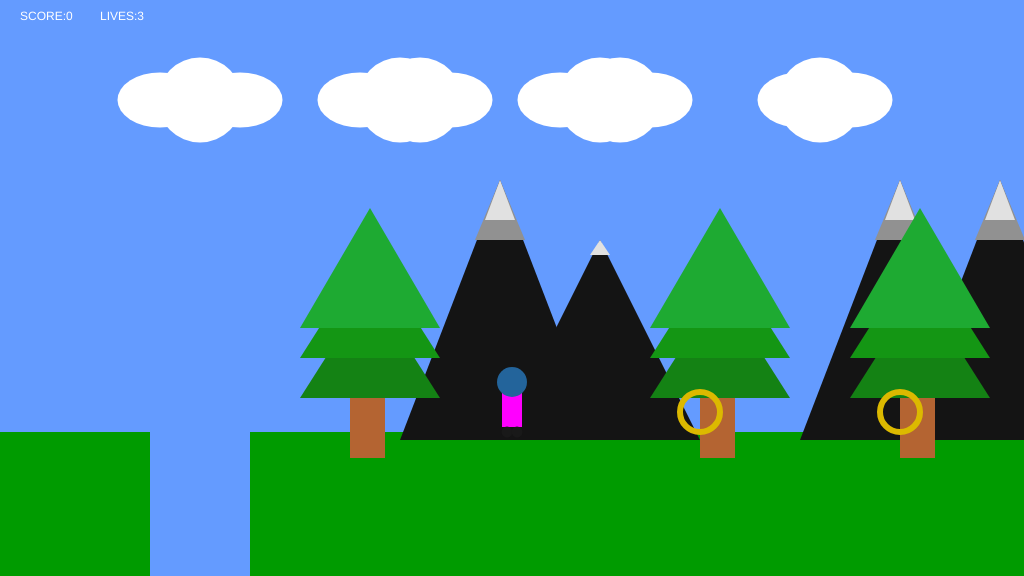
Frame 1 (no input)
Frame 60 (no input): identical to frame 1, image omitted
Frame 120 (the mouse pressed at the canvas centre since frame 60): identical to frame 1, image omitted

The p5.js sketch that drew this single still picture (run headless with seeded random() and noise() and a simulated clock; from frame 60 on, the mouse is pressed at the canvas centre):

// p5.js sketch
// ── sketch.js
/*

The Game Project 5 - Bring it all together

*/

var gameChar_x;
var gameChar_y;
var floorPos_y;
var scrollPos;
var gameChar_world_x;


var isLeft;
var isRight;
var isFalling;
var isPlummeting;
var cloud;
var mountains;
var treePos_x;
var treePos_y;
var canyon;
var collectables;
var game_score;
var flagpole;
var lives;

function setup()
{
	createCanvas(1024, 576);
	floorPos_y = height * 3/4;
	gameChar_x = width/2;
	gameChar_y = floorPos_y;
    treePos_y = height/2 + 100;
//    canyon = {x_pos: 150, y_pos: floorPos_y, width: 100};
//    collectables = {x_pos: 85, y_pos: floorPos_y, size: 15, isFound: false};

	// Variable to control the background scrolling.
	scrollPos = 0;

	// Variable to store the real position of the gameChar in the game
	// world. Needed for collision detection.
	gameChar_world_x = gameChar_x - scrollPos;
    

	// Boolean variables to control the movement of the game character.
	isLeft = false;
	isRight = false;
	isFalling = false;
	isPlummeting = false;

	// Initialise arrays of scenery objects.
    treePos_x = [900, 700, 350, 1150];
    collectables = [
         {x_pos: 700, y_pos: floorPos_y, size: 50, isFound: false},
         {x_pos: 900, y_pos: floorPos_y, size: 50, isFound: false},
         {x_pos: 1500, y_pos: floorPos_y, size: 50, isFound: false}
     ];
    mountains = [
        {x_pos: 400, y_pos: 200},
        {x_pos: 800, y_pos: 200},
        {x_pos: 900, y_pos: 200}
    ];
    
    cloud = [
        {x_pos: 200, y_pos: 100, width: 85}, 
        {x_pos: 400, y_pos: 100, width: 85}, 
        {x_pos: 600, y_pos: 100, width: 85}
    ];
    canyon = [
        {x_pos: 150, y_pos: floorPos_y, width: 100},
        {x_pos: 1300, y_pos: floorPos_y, width: 100},
        {x_pos: 1500, y_pos: floorPos_y, width: 100}
    ];
    game_score = 0;
    
    flagpole = {isReached: false, x_pos: 1700};
    
    lives = 3;
    
}

function draw()
{
	background(100, 155, 255); // fill the sky blue

	noStroke();
	fill(0,155,0);
	rect(0, floorPos_y, width, height/4); // draw some green ground
    push();
    translate(scrollPos,0);
   
	// Draw clouds.
      drawClouds();


	// Draw mountains.
    
    drawMountains();

	// Draw trees.
    drawTrees();
    

	// Draw canyons.
    for(var i = 0; i < canyon.length; i++)
    {
    drawCanyon(canyon[i]);
    checkCanyon(canyon[i]);
    }
	// Draw collectable items.
     
    for(var i = 0; i < collectables.length; i++)
        {
            if(!collectables[i].isFound)
                {
                    drawCollectable(collectables[i]);
                    checkCollectable(collectables[i]);
                }
        }
    
    renderFlagpole();
    checkPlayerDie();

   
    
    pop();
    

	// Draw game character.
	
	drawGameChar();
    fill(255);
    noStroke();
    text("SCORE:" + game_score, 20,20);
    text("LIVES:" + lives, 100,20);
    

	// Logic to make the game character move or the background scroll.
	if(isLeft)
	{
		if(gameChar_x > width * 0.3)
		{
			gameChar_x -= 3;
		}
		else
		{
			scrollPos += 3;
          
		}
	}

	if(isRight)
	{
		if(gameChar_x < width * 0.3)
		{
			gameChar_x  += 3;
		}
		else
		{
			scrollPos -= 3; // negative for moving against the background
            
		}
    
   
	}

	// Logic to make the game character rise and fall.
    
     if(gameChar_y < floorPos_y)
            {
                isFalling = true
                gameChar_y +=2;
            }
        else 
            {
                isFalling = false;
            }
    if(isPlummeting)
        {
            gameChar_y+=4;
        }

	// Update real position of gameChar for collision detection.
	gameChar_world_x = gameChar_x - scrollPos;
    
   // check flagpole function
   if(flagpole.isReached == false)
    {
        checkFlagpole();
    }

}



// ---------------------
// Key control functions
// ---------------------

function keyPressed(){

    if(key == 'A' || keyCode == 37)
        {
            isLeft = true;
        }

        if(key == 'D' || keyCode == 39)
        {
            isRight = true;
        }
      if(keyCode == 32)
            {
            if (gameChar_y == floorPos_y)
                   {
                    console.log("spacebar");
                    gameChar_y -=100;
                   }
            }

}

function keyReleased()
{

        if(key == 'A' || keyCode == 37)
        {
            isLeft = false;
        }

        if(key == 'D' || keyCode == 39)
        {
            isRight = false;
        }

}


// ------------------------------
// Game character render function
// ------------------------------

// Function to draw the game character.

function drawGameChar()
{
        if(isLeft)
        {
            
        fill(255,0,255);
        rect(gameChar_x -10, gameChar_y -40, 20,35);
        fill(35,100,155);
        ellipse(gameChar_x,gameChar_y -50, 30);
        fill(25);
        ellipse(gameChar_x - 7, gameChar_y,11);
        ellipse(gameChar_x + 5, gameChar_y,11);

        }
           

        else if(isRight)
        {
           
                fill(255,0,255);
                rect(gameChar_x -10, gameChar_y -40, 20,35);
                fill(35,100,155);
                ellipse(gameChar_x,gameChar_y -50, 30);
                fill(25);
                ellipse(gameChar_x - 5, gameChar_y,11);
                ellipse(gameChar_x + 7, gameChar_y,11);
            }
         

        
        else if(isRight && isFalling)
        {
            // add your jumping-right code
        fill(255,0,255);
        rect(gameChar_x -10, gameChar_y -50, 20,35);
        fill(35,100,155);
        ellipse(gameChar_x,gameChar_y -60, 30);
        fill(25);
        ellipse(gameChar_x - 5, gameChar_y - 15,11);
        ellipse(gameChar_x + 8, gameChar_y -15,11);

        }
        else if(isLeft && isFalling)
        {
            // add your jumping-left code

        fill(255,0,255);
        rect(gameChar_x -10, gameChar_y -50, 20,35);
        fill(35,100,155);
        ellipse(gameChar_x,gameChar_y -60, 30);
        fill(25);
        ellipse(gameChar_x - 8, gameChar_y - 15,11);
        ellipse(gameChar_x + 5, gameChar_y -15,11);


        }
        else
        {
            // add your standing front facing code

        fill(255,0,255);
        rect(gameChar_x -10, gameChar_y -40, 20,35);
        fill(35,100,155);
        ellipse(gameChar_x,gameChar_y -50, 30);
        fill(25);
        ellipse(gameChar_x - 5, gameChar_y,11);
        ellipse(gameChar_x + 5, gameChar_y,11);

        }
}




// ---------------------------
// Background render functions
// ---------------------------

// Function to draw cloud objects.

function drawClouds()
{
for(var i = 0; i < cloud.length; i++)
   { 
    fill(255);
	ellipse(cloud[i].x_pos, cloud[i].y_pos, cloud[i].width, 85);
	ellipse(cloud[i].x_pos + 40, cloud[i].y_pos, cloud[i].width, 55);
	ellipse(cloud[i].x_pos - 40, cloud[i].y_pos, cloud[i].width, 55);
    
    fill(255);
	ellipse(cloud[i].x_pos + 220, cloud[i].y_pos, cloud[i].width, 85);
	ellipse(cloud[i].x_pos + 250, cloud[i].y_pos, cloud[i].width, 55);
	ellipse(cloud[i].x_pos + 200, cloud[i].y_pos, cloud[i].width, 55);
   }
}

// Function to draw mountains objects.

function drawMountains()
{
      for(var i = 0; i < mountains.length; i++)
    
   {    
    fill(20, 20, 20);
	triangle(mountains[i].x_pos, mountains[i].y_pos + 240, mountains[i].x_pos + 100, mountains[i].y_pos - 20, mountains[i].x_pos + 200, mountains[i].y_pos + 240);
	fill(145, 145, 145);
	triangle(mountains[i].x_pos + 75, mountains[i].y_pos + 40, mountains[i].x_pos + 100, mountains[i].y_pos - 20, mountains[i].x_pos + 125, mountains[i].y_pos + 40);
	fill(225, 225, 225);
	triangle(mountains[i].x_pos + 85, mountains[i].y_pos + 20, mountains[i].x_pos + 100, mountains[i].y_pos - 20, mountains[i].x_pos + 115, mountains[i].y_pos + 20);
	fill(20, 20, 20);
	triangle(mountains[i].x_pos + 100, mountains[i].y_pos + 240, mountains[i].x_pos + 200, mountains[i].y_pos + 40, mountains[i].x_pos + 300, mountains[i].y_pos + 240);
	fill(225, 225, 225);
	triangle(mountains[i].x_pos + 190, mountains[i].y_pos + 55, mountains[i].x_pos + 200, mountains[i].y_pos + 40, mountains[i].x_pos + 210, mountains[i].y_pos + 55);
    }
}

// Function to draw trees objects.

function drawTrees()
{
   for(var i =0; i < treePos_x.length; i++)
    {
            
    noStroke();
	fill(180, 100, 50);
	rect(treePos_x[i], treePos_y, 35, 70);
	fill(20, 130, 20);
	triangle(treePos_x[i] - 50, treePos_y + 10, treePos_x[i] + 20, treePos_y - 100, treePos_x[i] + 90, treePos_y + 10);
	fill(20, 150, 20);
	triangle(treePos_x[i] - 50, treePos_y - 30, treePos_x[i] + 20, treePos_y - 140, treePos_x[i] + 90, treePos_y - 30);
	fill(30, 170, 50);
	triangle(treePos_x[i] - 50, treePos_y - 60, treePos_x[i] + 20, treePos_y - 180, treePos_x[i] + 90, treePos_y - 60);
    }  
}


// ---------------------------------
// Canyon render and check functions
// ---------------------------------

// Function to draw canyon objects.

function drawCanyon(t_canyon)
{
    noStroke();
	fill(100, 155, 255);
	rect(t_canyon.x_pos, t_canyon.y_pos, t_canyon.width, 200);
}

// Function to check character is over a canyon.

function checkCanyon(t_canyon)
{
    if(gameChar_world_x <= t_canyon.x_pos + 100 && gameChar_y >= t_canyon.y_pos && gameChar_world_x > t_canyon.x_pos)
             
        {
            isPlummeting = true;
            gameChar_y += 2;
        }
    else 
    {
        
        isPlummeting = false;
        
    }
    
  
}

// ----------------------------------
// Collectable items render and check functions
// ----------------------------------

// Function to draw collectable objects.

function drawCollectable(t_collectable)
{
      noFill();
            strokeWeight(6);
            stroke(220, 185, 0);
            ellipse(t_collectable.x_pos,
                   floorPos_y - t_collectable.size * 0.4,
                   t_collectable.size * 0.8,
                    t_collectable.size * 0.8);
//            fill(255,0,255);
//            stroke(255);
//            strokeWeight(1);
//    
//            quad(t_collectable.x_pos - t_collectable.size * 0.1, floorPos_y - t_collectable.size * 0.8,
//                t_collectable.x_pos - t_collectable.size * 0.2, floorPos_y - t_collectable.size * 1.1,
//                t_collectable.x_pos + t_collectable.size * 0.2, floorPos_y - t_collectable.size * 1.1,
//                 t_collectable.x_pos + t_collectable.size * 0.1, floorPos_y - t_collectable.size * 0.8
//                );
    noStroke();
}

// Function to check character has collected an item.

function checkCollectable(t_collectable)
{
     if(dist(gameChar_world_x, gameChar_y, t_collectable.x_pos, t_collectable.y_pos) < t_collectable.size)
        {
            t_collectable.isFound = true;
            game_score += 1;
        }
     
          
}

function renderFlagpole()
{
    push();
    strokeWeight(5);
    stroke(75);
    line(flagpole.x_pos, floorPos_y, flagpole.x_pos, floorPos_y - 250);
    fill(255,0,255);
    noStroke();
    
    if(flagpole.isReached)
        {
            rect(flagpole.x_pos, floorPos_y - 250, 50,50);
        }
    else
        {
            rect(flagpole.x_pos, floorPos_y - 50, 50,50);
            
        }
    
    pop();
}

function checkFlagpole()
{
    var d = abs(gameChar_world_x - flagpole.x_pos);
    
    if(d < 15)
        {
            flagpole.isReached = true;
            
        }
    
    
}

function checkPlayerDie()
{
    if(gameChar_y   > floorPos_y +125 && lives > 0)
        {
            
            startGame();
            lives = lives -1;
        }
}

function startGame()
{
    createCanvas(1024, 576);
	gameChar_x = width/2;
	gameChar_y = floorPos_y;
    treePos_y = height/2 + 100;
//    canyon = {x_pos: 150, y_pos: floorPos_y, width: 100};
//    collectables = {x_pos: 85, y_pos: floorPos_y, size: 15, isFound: false};

	// Variable to control the background scrolling.
	scrollPos = 0;

	// Variable to store the real position of the gameChar in the game
	// world. Needed for collision detection.
	gameChar_world_x = gameChar_x - scrollPos;
    

	// Boolean variables to control the movement of the game character.
	isLeft = false;
	isRight = false;
	isFalling = false;
	isPlummeting = false;

	// Initialise arrays of scenery objects.
    treePos_x = [900, 700, 350, 1150];
    collectables = [
         {x_pos: 700, y_pos: floorPos_y, size: 50, isFound: false},
         {x_pos: 900, y_pos: floorPos_y, size: 50, isFound: false},
         {x_pos: 1500, y_pos: floorPos_y, size: 50, isFound: false}
     ];
    mountains = [
        {x_pos: 400, y_pos: 200},
        {x_pos: 800, y_pos: 200},
        {x_pos: 900, y_pos: 200}
    ];
    
    cloud = [
        {x_pos: 200, y_pos: 100, width: 85}, 
        {x_pos: 400, y_pos: 100, width: 85}, 
        {x_pos: 600, y_pos: 100, width: 85}
    ];
    canyon = [
        {x_pos: 150, y_pos: floorPos_y, width: 100},
        {x_pos: 1300, y_pos: floorPos_y, width: 100},
        {x_pos: 1500, y_pos: floorPos_y, width: 100}
    ];
    game_score = 0;
    
    flagpole = {isReached: false, x_pos: 1700};
    

}
